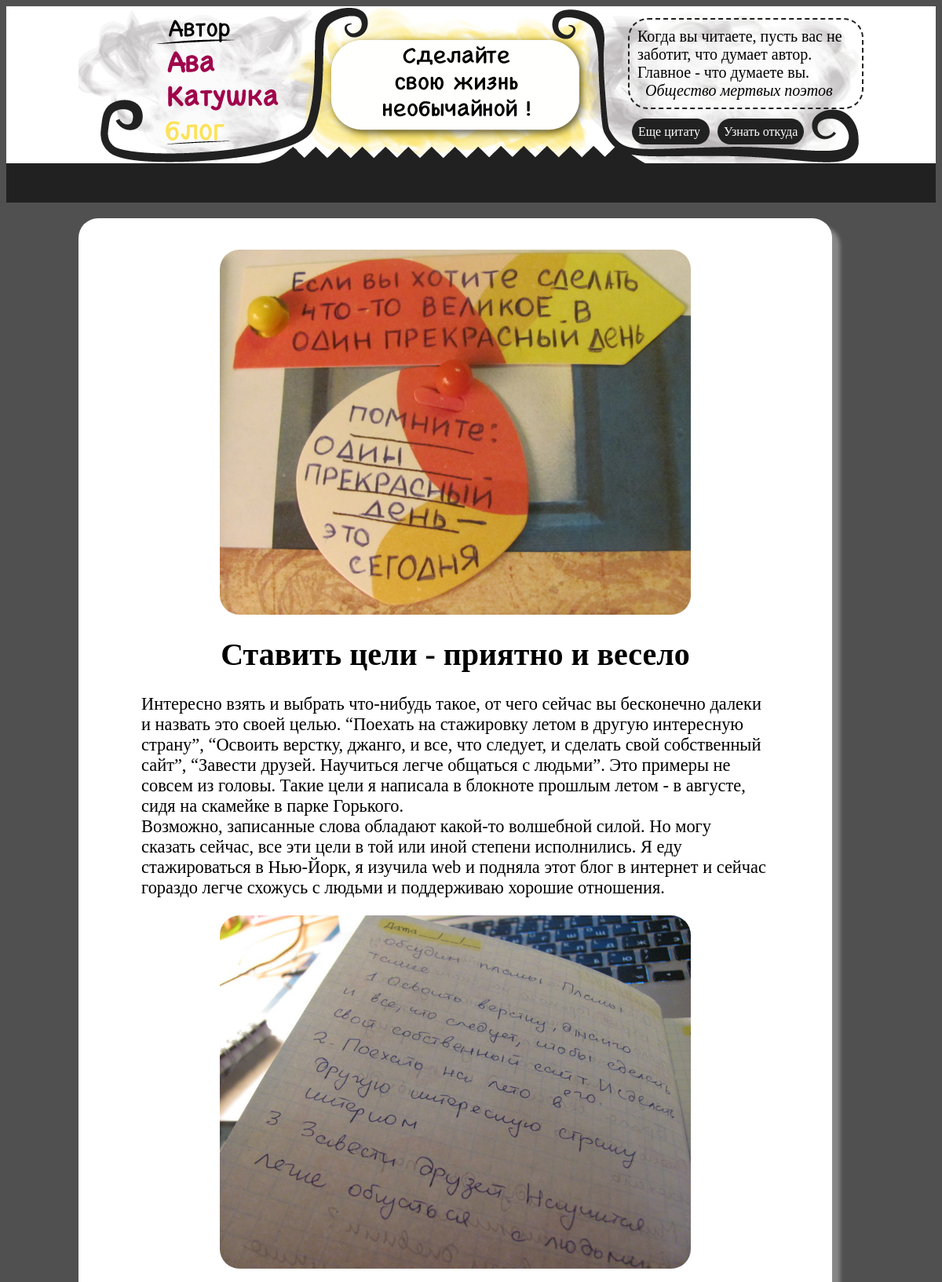
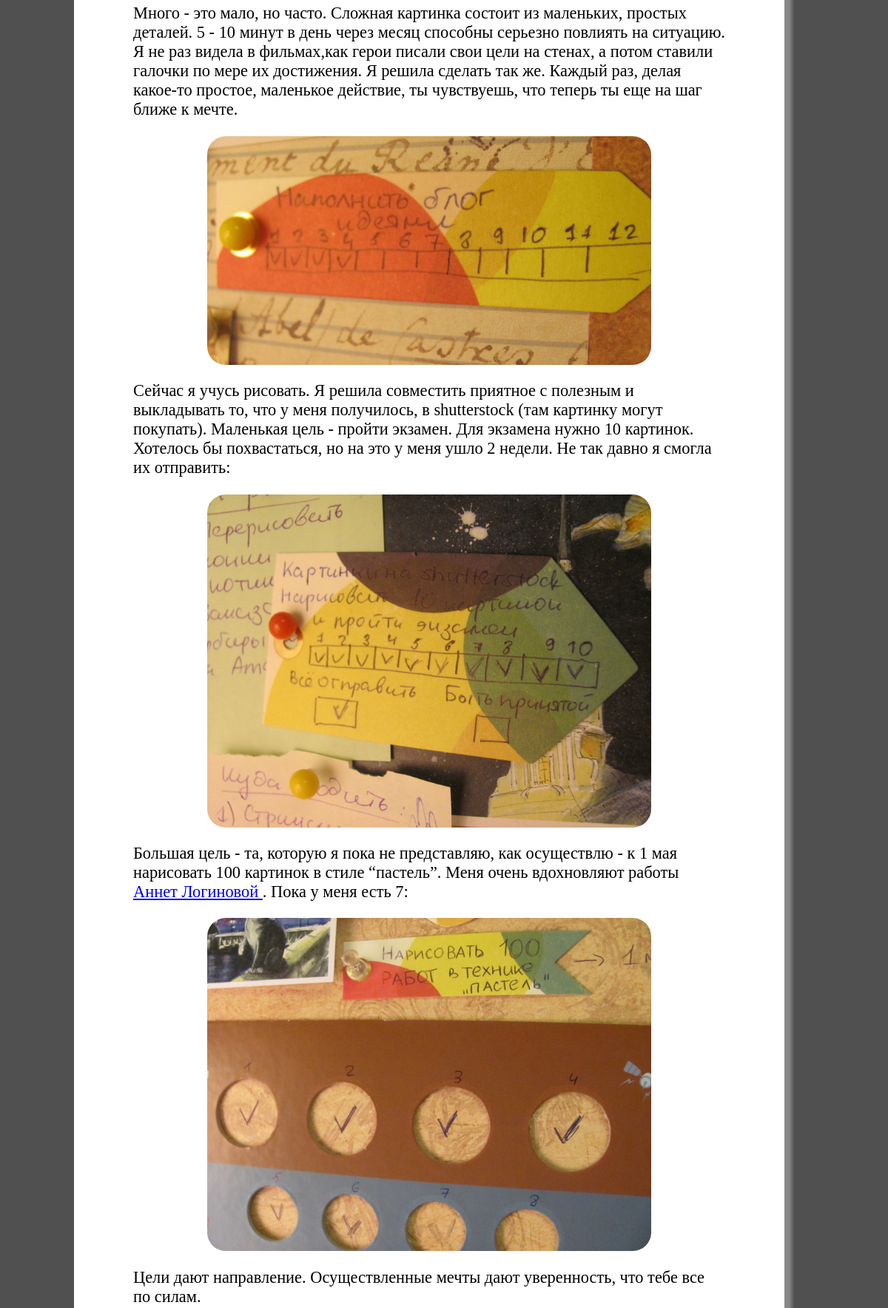
The app's page /blog/view/rich-goals-is-fun (upper part) with its own data (2 pictures, top to bottom).
### blog/models.py (models this page shows, shortened)
class Citate(models.Model):
    text = models.TextField()
    author = models.CharField(max_length=100)
    href = models.CharField(max_length=100)

class ImageBlock(models.Model):
    alt = models.CharField(max_length=200)
    post = models.ForeignKey(Post)
    image = models.ImageField(upload_to=post_path)

class Post(models.Model):
    title = models.CharField(max_length=100, unique=True)
    slug = models.SlugField(max_length=100, db_index=True)

class TextBlock(models.Model):
    text = models.TextField()
    post = models.ForeignKey(Post)

### blog/views.py (the view)
def view_post(request, slug):
    citates = list(Citate.objects.all())
    shuffle(citates)
    return render_to_response('view_post.html', {'post': get_object_or_404(Post, slug=slug), 'citates': citates})

### blog/templatetags/blog_extras.py (called while the page is built)
@register.filter(name='zip')
def zip_lists(a, b):
    return zip(a, b)

### blog/templates/view_post.html (shortened to what this page needs)
{% extends 'base.html' %}
{% block content %}
    {% load blog_extras %}
    {% load static %}
    <div class="layout-positioner bordered">
        <div class="article-column">
            {% for image,text in post.imageblock_set.all|zip:post.textblock_set.all %}
                {% if forloop.first %}
                    <img class="post-img" src="{{ image.image.url }}" alt="{{ image.alt }}">
                    <h1>{{ post.title }}</h1>
                    <p>{{ text.text|safe }}</p>
                {% else %}
                    <img class="post-img" src="{{ image.image.url }}" alt="{{ image.alt }}">
                    <p>{{ text.text|safe }}</p>
                {% endif %}
            {% endfor %}
        </div>
    </div>
{% endblock %}

### templates/base.html (shortened to what this page needs)
<!DOCTYPE html>
<html lang="en">
<head>
    {% load staticfiles %}
    <link rel="stylesheet" type="text/css" href="{% static 'blog/style_base.css' %}"/>
</head>
<body>
{% block navbar %}
    <a href="/">
        <div class="header bordered">
            <div class="layout-positioner bordered">
                <div class="layout-column layout-column-1 bordered">
                </div>
                <div class="layout-column layout-column-2 bordered">
                    <div class="header-title bordered">
                        <div class="catching-phrase">
                        </div>
                    </div>
                </div>
                <div class="layout-column layout-column-3 bordered">
                    {% with citate=citates.0 %}
                        <div class="citate-box">
                            {% if citate.text|length < 100 %}
                                {{ citate.text }} <br><span class="citate-author">{{ citate.author }}</span>
                            {% else %}
                                <span class="small-text">{{ citate.text }}<br><span
                                        class="citate-author">{{ citate.author }}</span></span>
                            {% endif %}
                        </div>
                        <div class="citate-buttons">
                            <a href="/" class="small-black-button">
                                Eще цитату
                            </a>
                            <a href="{{ citate.href }}" class="small-black-button" target="_blank">Узнать откуда</a>
                        </div>
                    {% endwith %}
                </div>
            </div>
        </div>
    </a>
    <div class="button-board bordered">
    </div>
{% endblock %}
{% block content %}
{% endblock %}
</body>
</html>

### blog/static/blog/style_base.css (style rules this page uses)
body { box-sizing: border-box; background: #505050; padding: 0px; }
.header-title { text-align: center; }
.header { height: 200px; margin-left: auto; margin-right: auto; background: white; }
.citate-box { box-sizing: border-box; border-radius: 25px; border: 2px dashed #212121; display: inline-block; padding: 10px; margin-top: 15px; font-size: 20px; }
.citate-author { font-style: italic; padding: 10px; text-align: right; }
.layout-positioner { width: 1000px; margin: 0 auto; }
.layout-positioner:after { content: ''; clear: both; display: table; }
.header .layout-column { height: 200px; //background: white; box-sizing: border-box; }
.header .layout-column.layout-column-1 { float: left; width: 300px; font-size: 35px; padding: 10px; padding-left: 20px; }
.header .layout-column.layout-column-2 { float: left; width: 400px; //background: #FCE25A; }
.catching-phrase { display: inline-block; //background: #F5F5F5; border-radius: 25px; padding: 5px; height: 120px; box-sizing: border-box; margin-top: 20px; margin-left: 5%; margin-right: 5%; width: 90%; font-size: 30px; }
.header .layout-column.layout-column-3 { float: right; width: 300px; }
.button-board { height: 100px; box-sizing: border-box; background-color: #212121; margin-bottom: 20px; }

### blog/templates/view_post.html (style rules this page uses)
.article-column { background: white; min-height: 500px; border-radius: 25px; display: inline-block; float: left; width: 800px; padding: 20px; padding-right: 80px; padding-left: 80px; box-shadow: 10px 10px 5px #888888; margin-bottom: 30px; font-size: 1.4em; }
.article-column h1 { font-size: 40px; text-align: center; }
.article-column img { display: block; margin-left: auto; margin-right: auto; margin-bottom: 20px; margin-top: 20px; }
.post-img { max-width: 600px; border-radius: 25px; }

### records on screen
Citate: text "Когда вы читаете, пусть вас не заботит, что думает автор. Главное - что думаете вы.", author "Общество мертвых поэтов"
ImageBlock: image (picture), text "Интересно взять и выбрать что-нибудь такое, от чего сейчас вы бесконечно далеки и назвать это своей целью. “Поехать на стажировку летом в другую интересную страну”, “Освоить верстку, джанго, и все, что следует, и сделать свой собственный сайт”, “Завести друзей. Научиться легче общаться с людьми”. Это примеры не совсем из головы. Такие цели я написала в блокноте прошлым летом - в августе, сидя на скамейке в парке Горького. Возможно, записанные слова обладают какой-то волшебной силой. Но могу сказать сейчас, все эти цели в той или иной степени исполнились. Я еду стажироваться в Нью-Йорк, я изучила web и подняла этот блог в интернет и сейчас гораздо легче схожусь с людьми и поддерживаю хорошие…"
Post: title "Ставить цели - приятно и весело"
ImageBlock: image (picture), text "Много - это мало, но часто. Сложная картинка состоит из маленьких, простых деталей. 5 - 10 минут в день через месяц способны серьезно повлиять на ситуацию. Я не раз видела в фильмах,как герои писали свои цели на стенах, а потом ставили галочки по мере их достижения. Я решила сделать так же. Каждый раз, делая какое-то простое, маленькое действие, ты чувствуешь, что теперь ты еще на шаг ближе к мечте."
ImageBlock: image (picture), text "Сейчас я учусь рисовать. Я решила совместить приятное с полезным и выкладывать то, что у меня получилось, в shutterstock (там картинку могут покупать). Маленькая цель - пройти экзамен. Для экзамена нужно 10 картинок. Хотелось бы похвастаться, но на это у меня ушло 2 недели. Не так давно я смогла их отправить:"
ImageBlock: image (picture), text "Большая цель - та, которую я пока не представляю, как осуществлю - к 1 мая нарисовать 100 картинок в стиле “пастель”. Меня очень вдохновляют работы Аннет Логиновой . Пока у меня есть 7:"
ImageBlock: image (picture), text "Цели дают направление. Осуществленные мечты дают уверенность, что тебе все по силам."
